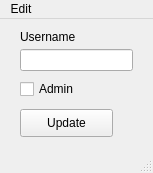
<?xml version="1.0" encoding="UTF-8"?>
<ui version="4.0">
 <class>set_admin</class>
 <widget class="QMainWindow" name="set_admin">
  <property name="geometry">
   <rect>
    <x>0</x>
    <y>0</y>
    <width>153</width>
    <height>173</height>
   </rect>
  </property>
  <property name="windowTitle">
   <string>Set Admin</string>
  </property>
  <widget class="QWidget" name="centralwidget">
   <widget class="QLabel" name="username">
    <property name="geometry">
     <rect>
      <x>20</x>
      <y>10</y>
      <width>81</width>
      <height>16</height>
     </rect>
    </property>
    <property name="text">
     <string>Username</string>
    </property>
   </widget>
   <widget class="QLineEdit" name="username_input">
    <property name="geometry">
     <rect>
      <x>20</x>
      <y>30</y>
      <width>113</width>
      <height>22</height>
     </rect>
    </property>
    <property name="sizePolicy">
     <sizepolicy hsizetype="Fixed" vsizetype="Fixed">
      <horstretch>0</horstretch>
      <verstretch>0</verstretch>
     </sizepolicy>
    </property>
   </widget>
   <widget class="QCheckBox" name="admin">
    <property name="geometry">
     <rect>
      <x>20</x>
      <y>60</y>
      <width>81</width>
      <height>20</height>
     </rect>
    </property>
    <property name="text">
     <string>Admin</string>
    </property>
   </widget>
   <widget class="QPushButton" name="update">
    <property name="geometry">
     <rect>
      <x>20</x>
      <y>90</y>
      <width>93</width>
      <height>28</height>
     </rect>
    </property>
    <property name="text">
     <string>Update</string>
    </property>
   </widget>
  </widget>
  <widget class="QMenuBar" name="menubar">
   <property name="geometry">
    <rect>
     <x>0</x>
     <y>0</y>
     <width>153</width>
     <height>26</height>
    </rect>
   </property>
   <widget class="QMenu" name="menuEdit">
    <property name="title">
     <string>Edit</string>
    </property>
    <addaction name="actionSettings"/>
   </widget>
   <addaction name="menuEdit"/>
  </widget>
  <widget class="QStatusBar" name="statusbar"/>
  <action name="actionUpdate">
   <property name="text">
    <string>Update</string>
   </property>
   <property name="toolTip">
    <string>&lt;html&gt;&lt;head/&gt;&lt;body&gt;&lt;p&gt;Save and return to Admin Panel&lt;/p&gt;&lt;/body&gt;&lt;/html&gt;</string>
   </property>
  </action>
  <action name="actionSettings">
   <property name="text">
    <string>Settings</string>
   </property>
  </action>
 </widget>
 <resources/>
 <connections/>
</ui>
